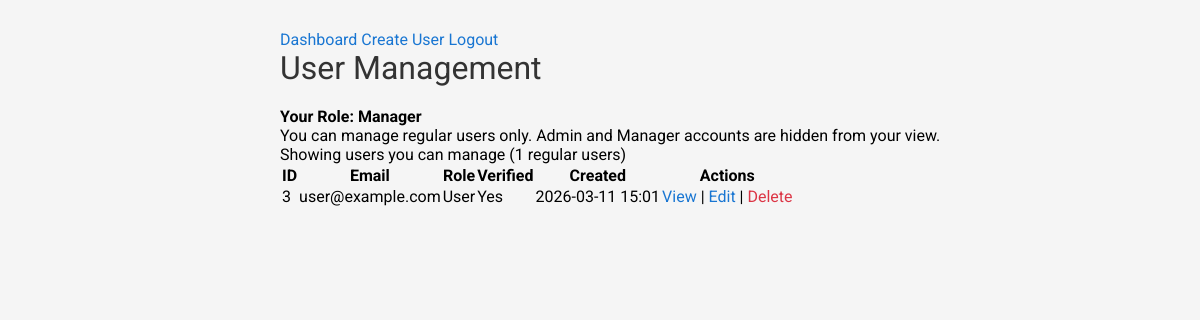
The page /users/dashboard.php (signed in) on the database its author committed.
### tables this page shows
CREATE TABLE `users` (
  `id` int(11) NOT NULL,
  `email` varchar(255) NOT NULL,
  `password` varchar(255) NOT NULL,
  `role` enum('admin','manager','user') DEFAULT 'user',
  `is_verified` tinyint(1) DEFAULT 0,
  `verification_token` varchar(64) DEFAULT NULL,
  `email_verification_expires` datetime DEFAULT NULL,
  `created_at` timestamp NOT NULL DEFAULT current_timestamp(),
  `updated_at` timestamp NOT NULL DEFAULT current_timestamp() ON UPDATE current_timestamp()
);

### users/dashboard.php (the view, shortened to what this page needs)
<?php
require_once '../config/config.php';
require_once '../config/functions.php';
$currentRole = $_SESSION['role'];
$currentUserId = $_SESSION['user_id'];
if ($currentRole === 'admin') {
    $stmt = $pdo->prepare("SELECT id, email, role, is_verified, created_at FROM users ORDER BY
        CASE role
            WHEN 'admin' THEN 1
            WHEN 'manager' THEN 2
            WHEN 'user' THEN 3
        END, created_at DESC");
    $stmt->execute();
} elseif ($currentRole === 'manager') {
    $stmt = $pdo->prepare("SELECT id, email, role, is_verified, created_at FROM users
        WHERE role = 'user' ORDER BY created_at DESC");
    $stmt->execute();
} else {
    $stmt = $pdo->prepare("SELECT id, email, role, is_verified, created_at FROM users
        WHERE id = ? ORDER BY created_at DESC");
    $stmt->execute([$currentUserId]);
}
$users = $stmt->fetchAll(PDO::FETCH_ASSOC);
function canEdit($targetRole, $targetUserId) {
    global $currentRole, $currentUserId;
    if ($currentRole === 'admin') {
        return true;
    } elseif ($currentRole === 'manager') {
        return $targetRole === 'user';
    }
    return false;
}
function canDelete($targetRole, $targetUserId) {
    global $currentRole, $currentUserId;
    if ($currentRole === 'admin') {
        return true;
    } elseif ($currentRole === 'manager') {
        return $targetRole === 'user';
    }
    return false;
}
?>
<div class="nav">
    <a href="<?php echo BASE_URL; ?>/<?php echo $_SESSION['role']; ?>/dashboard.php">Dashboard</a>
    <?php if ($currentRole === 'admin' || $currentRole === 'manager'): ?>
        <a href="<?php echo BASE_URL; ?>/users/user-create.php">Create User</a>
    <?php endif; ?>
    <a href="<?php echo BASE_URL; ?>/auth/signout.php">Logout</a>
</div>
<h1>User Management</h1>
<div class="info-box">
    <strong>Your Role: <span class="badge badge-<?php echo $currentRole; ?>"><?php echo ucfirst($currentRole); ?></span></strong><br>
    <?php if ($currentRole === 'admin'): ?>
        You have full access to manage all users.
    <?php elseif ($currentRole === 'manager'): ?>
        You can manage regular users only. Admin and Manager accounts are hidden from your view.
    <?php else: ?>
        You can only view your own profile.
    <?php endif; ?>
</div>
<p>
    <?php if ($currentRole === 'admin'): ?>
        Showing all users (<?php echo count($users); ?> total)
    <?php elseif ($currentRole === 'manager'): ?>
        Showing users you can manage (<?php echo count($users); ?> regular users)
    <?php else: ?>
        Showing your profile
    <?php endif; ?>
</p>
<table>
    <thead>
        <tr>
            <th>ID</th>
            <th>Email</th>
            <th>Role</th>
            <th>Verified</th>
            <th>Created</th>
            <th>Actions</th>
        </tr>
    </thead>
    <tbody>
        <?php foreach ($users as $user): ?>
        <tr>
            <td><?php echo $user['id']; ?></td>
            <td><?php echo htmlspecialchars($user['email']); ?></td>
            <td>
                <span class="badge badge-<?php echo $user['role']; ?>">
                    <?php echo ucfirst($user['role']); ?>
                </span>
            </td>
            <td>
                <span class="badge badge-<?php echo $user['is_verified'] ? 'verified' : 'unverified'; ?>">
                    <?php echo $user['is_verified'] ? 'Yes' : 'No'; ?>
                </span>
            </td>
            <td><?php echo date('Y-m-d H:i', strtotime($user['created_at'])); ?></td>
            <td>
                <a href="user-view.php?user_id=<?php echo $user['id']; ?>">View</a>
                <?php if (canEdit($user['role'], $user['id'])): ?>
                    | <a href="user-update.php?user_id=<?php echo $user['id']; ?>">Edit</a>
                <?php endif; ?>
                <?php if (canDelete($user['role'], $user['id'])): ?>
                    | <a href="user-delete.php?user_id=<?php echo $user['id']; ?>"
                         onclick="return confirm('Are you sure you want to delete this user?')"
                         style="color: #dc3545;">Delete</a>
                <?php elseif ($user['id'] == $currentUserId): ?>
                    | <span style="color: #6c757d;" title="You cannot delete your own account">Delete</span>
                <?php endif; ?>
            </td>
        </tr>
        <?php endforeach; ?>
    </tbody>
</table>

### assets/css/style.css (style rules this page uses)
* { margin: 0; padding: 0; box-sizing: border-box; }
body { font-family: 'Roboto', Arial, sans-serif; background: #f5f5f5; display: flex; min-height: 100vh; }
h1 { color: #333; margin-bottom: 20px; font-weight: 400; }
a { color: #1976d2; text-decoration: none; }

### rows shown on the page
users: id "3", email "user@example.com", role "User", is_verified "Yes", created_at "2026-03-11 15:01"

### other values the page prints
$currentRole "Manager"
count($users) "1"
